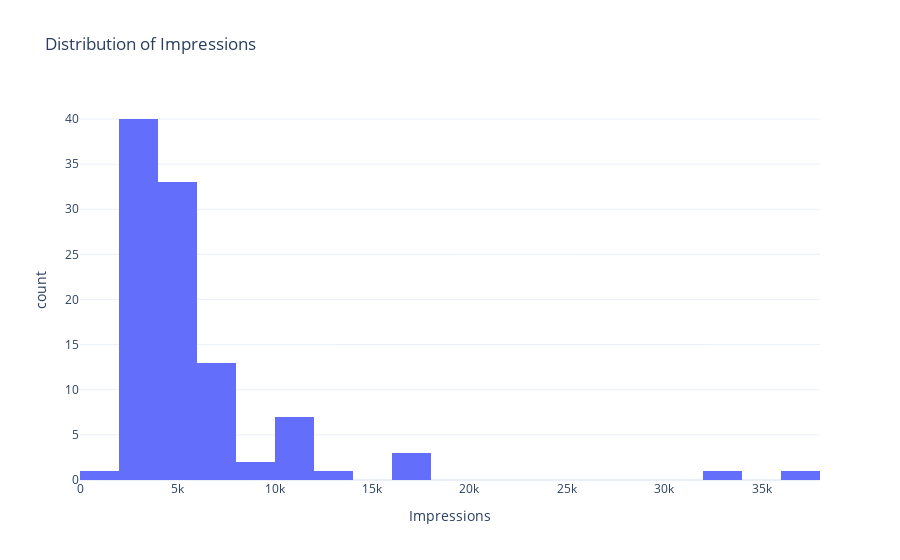

Here is the notebook cell this chart was saved with:
### Code cell
# Q.4: Distribution of Impressions
fig = px.histogram(df, x='Impressions', title='Distribution of Impressions')
fig.show()

### Figure 1 — Plotly figure (JSON) as saved in the notebook; plotly's stock layout.template omitted (floating-point values rounded to 4 significant figures)
{"data": [{"alignmentgroup": "True", "bingroup": "x", "hovertemplate": "Impressions=%{x}<br>count=%{y}<extra></extra>", "legendgroup": "", "marker": {"color": "#636efa", "pattern": {"shape": ""}}, "name": "", "offsetgroup": "", "orientation": "v", "showlegend": false, "type": "histogram", "x": [3920, 5394, 4021, 4528, 2518, 3884, 2621, 3541, 3749, 4115, 2218, 3234, 4344, 3216, 9453, 5055, 4002, 3169, 6168, 2407, 2064, 3973, 7281, 3052, 4628, 4082, 5394, 2766, 3924, 3015, 6666, 3854, 4355, 4343, 6108, 2523, 2327, 3990, 2191, 1941, 16062, 4998, 4289, 3880, 3786, 4298, 3630, 2826, 7407, 10386, 2998, 7018, 2941, 6432, 10667, 3988, 4978, 3388, 4467, 3246, 5072, 6339, 4239, 3454, 7571, 3333, 3818, 10933, 5058, 3601, 3480, 3525, 3606, 5542, 6559, 3623, 10493, 4446, 2957, 5538, 4681, 5273, 5409, 5323, 8001, 4150, 4609, 6348, 11068, 7231, 17396, 6814, 17713, 5563, 4842, 11149, 10206, 13700, 5731, 4139, 32695, 36919], "xaxis": "x", "yaxis": "y"}], "layout": {"barmode": "relative", "legend": {"tracegroupgap": 0}, "title": {"text": "Distribution of Impressions"}, "xaxis": {"anchor": "y", "domain": [0, 1], "title": {"text": "Impressions"}}, "yaxis": {"anchor": "x", "domain": [0, 1], "title": {"text": "count"}}}}
